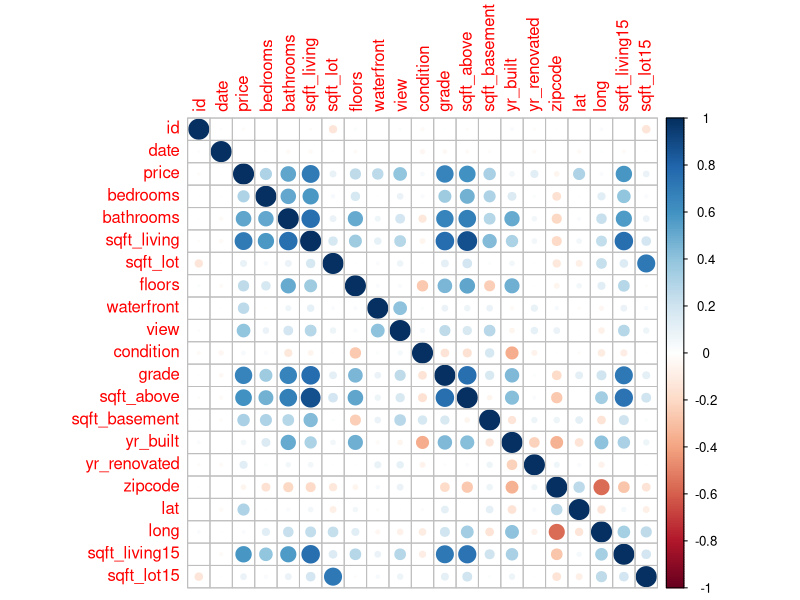

Write the R code that produced this figure.
## ---- chunk 1
knitr::opts_chunk$set(echo = TRUE)
library(readr)
HouseSales<-read.csv("KC_House_Sales.csv")
## ---- chunk 2
library(lubridate)
library(ggplot2)
library(corrplot)
## ---- chunk 3
# Data cleaning (date, price)
HouseSales$date = gsub("T000000", "", HouseSales$date)
HouseSales$date = as.numeric(HouseSales$date)
# HouseSales$date = ymd(HouseSales$date)
HouseSales$price = gsub("[$,]", "", HouseSales$price)
HouseSales$price = as.numeric(HouseSales$price)
## ---- chunk 4
cor_matrix = round(cor(HouseSales), 3)
cor_matrix
## ---- chunk 5
corrplot(cor_matrix, method = "circle")
